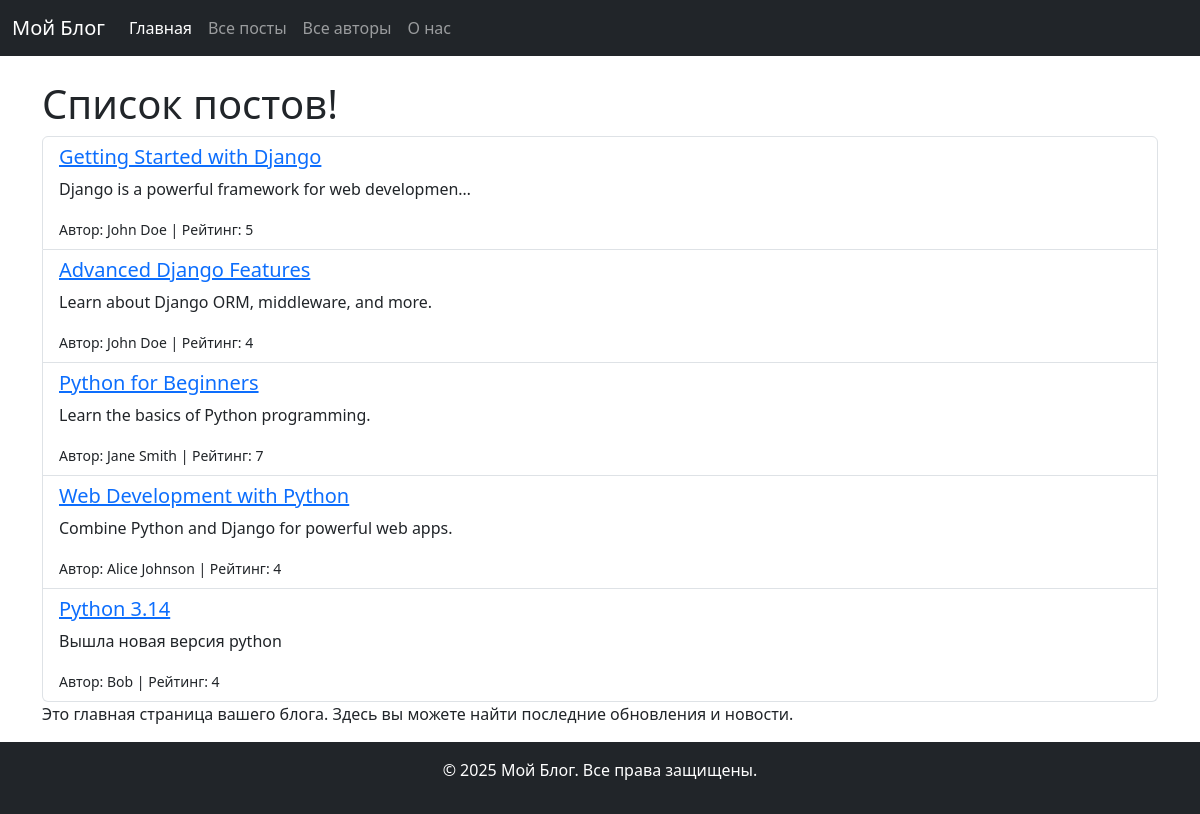
/posts/, run on the app's committed database.
### blog_app/models.py (models this page shows, shortened)
class Post(models.Model):
    title = models.CharField(max_length=100)
    content = models.TextField()
    created_at = models.DateTimeField(auto_now_add=True)
    author = models.ForeignKey('Author', on_delete=models.CASCADE, related_name='posts')
    rating = models.IntegerField(default=0)
    tags = models.ManyToManyField('Tag', related_name='posts')

class Author(models.Model):
    name = models.CharField(max_length=100)

### blog_app/views.py (the view)
# urls.py: path('posts/', post_list, name='post_list'),
def post_list(request):
    posts = Post.objects.all()
    context = {
        'title': 'Список постов',
        'posts': posts
    }
    return render(request, 'blog_app/post_list.html', context=context)

### blog_app/templates/blog_app/post_list.html (shortened to what this page needs)
{% extends 'blog_app/base.html' %}
{% block content %}
    <h1>Список постов!</h1>
    <ul class="list-group">
        {% for post in posts %}
            <li class="list-group-item">
                <a href="{% url 'post_detail' post.pk %}"><h5>{{ post.title }}</h5></a>
                <p> {{ post.content|truncatechars:50}}</p>
                <small>Автор: {{ post.author.name }} | Рейтинг: {{ post.rating }}</small>
            </li>
        {% empty %}
            <p>Постов нет</p>
        {% endfor %}
    </ul>
    <p>Это главная страница вашего блога. Здесь вы можете найти последние обновления и новости.</p>
{% endblock %}

### blog_app/templates/blog_app/base.html (shortened to what this page needs)
<!DOCTYPE html>
<html lang="ru">
<head>
    <link href="https://cdn.jsdelivr.net/npm/bootstrap@5.3.0-alpha3/dist/css/bootstrap.min.css" rel="stylesheet">
</head>
<body>
<header>
    {% include 'blog_app/include/menu.html' %}
</header>
<main>
    <div class="container mt-4">
        {% block content %}
        {% endblock %}
    </div>
</main>
<footer class="bg-dark text-white text-center py-3">
    <p>&copy; 2025 Мой Блог. Все права защищены.</p>
</footer>
</body>
</html>

### blog_app/templates/blog_app/include/menu.html (shortened to what this page needs)
<nav class="navbar navbar-expand-lg navbar-dark bg-dark">
    <div class="container-fluid">
        <a class="navbar-brand" href="/">Мой Блог</a>
        <div class="collapse navbar-collapse" id="navbarNav">
            <ul class="navbar-nav">
                <li class="nav-item">
                    <a class="nav-link active" aria-current="page" href="{% url 'home' %}">Главная</a>
                </li>
                <li class="nav-item">
                    <a class="nav-link" href="{% url 'post_list' %}">Все посты</a>
                </li>
                <li class="nav-item">
                    <a class="nav-link" href="{% url 'author_list' %}">Все авторы</a>
                </li>
                <li class="nav-item">
                    <a class="nav-link" href="{% url 'about' %}">О нас</a>
                </li>
            </ul>
        </div>
    </div>
</nav>

### data on the page
Post: title "Getting Started with Django", content "Django is a powerful framework for web developmen…", author.name "John Doe", rating "5"
Post: title "Advanced Django Features", content "Learn about Django ORM, middleware, and more.", author.name "John Doe", rating "4"
Post: title "Python for Beginners", content "Learn the basics of Python programming.", author.name "Jane Smith", rating "7"
Post: title "Web Development with Python", content "Combine Python and Django for powerful web apps.", author.name "Alice Johnson", rating "4"
Post: title "Python 3.14", content "Вышла новая версия python", author.name "Bob", rating "4"
